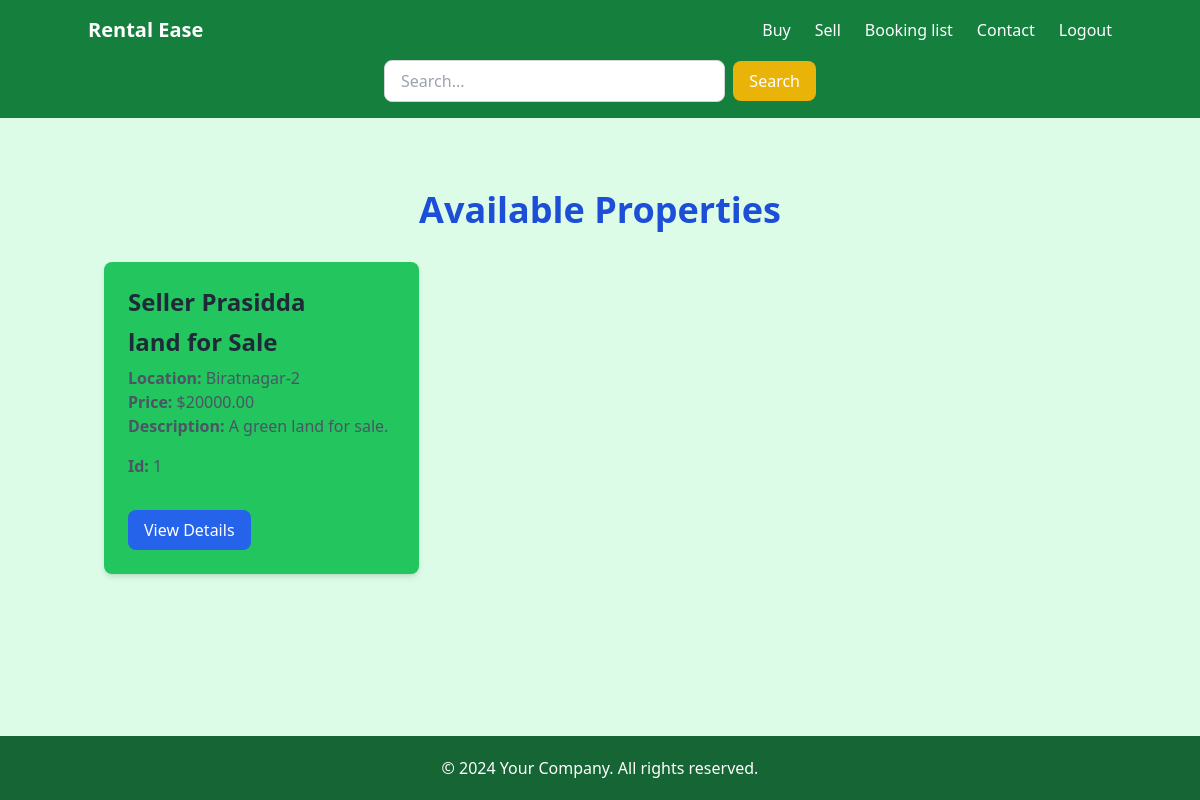
The page /property (signed in) on the database its author committed.
### app/models.py (models this page shows, shortened)
class Property(models.Model):
    seller = models.ForeignKey(User, on_delete=models.CASCADE, related_name='properties',default=True)
    title = models.CharField(max_length=255)
    description = models.TextField()
    price = models.DecimalField(max_digits=10, decimal_places=2)
    location = models.CharField(max_length=255)
    approval_status = models.CharField(
        max_length=10,
        choices=[('approved', 'Approved'), ('rejected', 'Rejected'), ('pending', 'Pending')],
        default='pending'
    )
    is_available = models.BooleanField(default=True)
    is_booked = models.BooleanField(default=False)
    image = models.ImageField(upload_to='property_images/', blank=True, null=True)

### app/views.py (the view)
# urls.py: path('property', Properties, name='allproperties'),
@login_required
def Properties(request):
    property=Property.objects.filter(is_booked=False)
    context={
        'property':property
    }
    return render(request,'Property.html',context)

### app/templates/property.html (shortened to what this page needs)
{% extends 'navbar_footer.html' %}
{% block content %}
<body class="bg-gray-100 font-sans">
  <div class="container mx-auto px-4 py-12">
    <h1 class="text-4xl font-bold text-blue-700 text-center mb-8">
      Available Properties
    </h1>
    <div class="grid gap-6 md:grid-cols-2 lg:grid-cols-3">
      {% if property %}
        {% for item in property %}
          <div class="bg-green-500 rounded-lg shadow-md p-6 transform hover:scale-105 transition duration-300">
            <h2 class="text-2xl font-semibold text-gray-800 mb-2">
            Seller  {{ item.seller }}
            </h2>
            <h2 class="text-2xl font-semibold text-gray-800 mb-2">
              {{ item.title }}
            </h2>
            <p class="text-gray-600">
              <strong>Location:</strong> {{ item.location }}
            </p>
            <p class="text-gray-600"><strong>Price:</strong> ${{ item.price }}</p>
            <p class="text-gray-600 mb-4">
              <strong>Description:</strong> {{ item.description }}
            </p>
            <p class="text-gray-600 mb-4">
              <strong>Id:</strong> {{ item.id }}
            </p>
            <a href="{% url 'book_property' item.id %}" class="inline-block bg-blue-600 text-white py-2 px-4 rounded-lg hover:bg-blue-700 transition duration-300 mt-4">
              View Details
            </a>
          </div>
        {% endfor %}
      {% else %}
        <p class="text-center text-gray-500 col-span-full">No properties available at the moment.</p>
      {% endif %}
    </div>
  </div>
{% endblock %}

### rows shown on the page
Property: seller "Prasidda", title "land for Sale", location "Biratnagar-2", price "20000.00", description "A green land for sale.", id "1"
